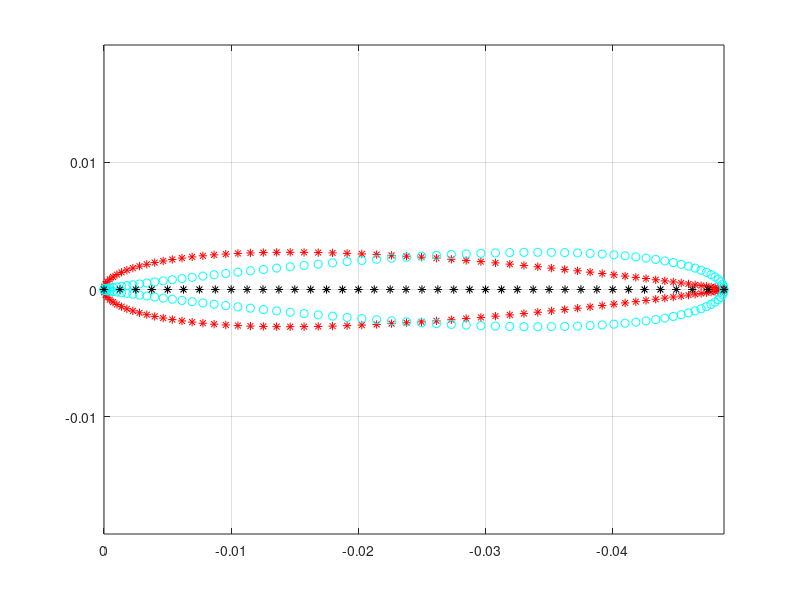

Source code (MATLAB): (Note: this script raises an error after producing the figure.)
clear all
close all
addpath(genpath('3DSolidGeneration'));

%% Input Data
Chord=0.0488;
p_c=20; % Tale valore decide da dove deve partire la trasizione
p_t=5;
l=0.3;
delta=30*pi/180;
beta=0*pi/180;
pitch=0*pi/180;
num=40;
PARA=1.5;
%% DATA
% Profile 2D Shape
Profile2D=importdata('Naca0012.dat');
%Essenziale mettere due volte lo zero!!
%Sistemo il plot in senso orario partendo da 0,0
Xp=-[Profile2D.data(2:67,1) ; fliplr(Profile2D.data(68:end,1)')'].*Chord;
Zp=[Profile2D.data(2:67,2) ; fliplr(Profile2D.data(68:end,2)')'].*Chord;
Xp_flip=-(Chord/2.*ones(size(Xp))+Xp)+Chord/2.*ones(size(Xp))-Chord;
Zp_flip=(Zp);
figure()
plot(Xp,Zp,'*r');
hold on
plot(Xp_flip,Zp_flip,'oc');
axis equal
set(gca,'Xdir','reverse')
[n,~]=size(Xp);
%Clock-wise direction regeneration
Xp_flip=[fliplr(Xp_flip(1:n/2)')';fliplr(Xp_flip(n/2+1:end)')'];
Zp_flip=[fliplr(Zp_flip(1:n/2)')';fliplr(Zp_flip(n/2+1:end)')'];
%%
C=linspace(0,-Chord,num);
figure(1)
plot(C,zeros(1,num),'*k');
hold on
grid on
U_Delta=[0 0 1];
%% corda che deve essere traslata e ruotata
P=[C;zeros(1,num);zeros(1,num)];
[X_trans,Z_trans] = Profile2d_Trans(Xp,Zp_flip,Zp,p_c*2-1);
X_2d_i=[ones(num-p_c,1)*Xp';X_trans;ones(num-p_c,1)*Xp_flip'];
Z_2d_i=[ones(num-p_c,1)*Zp';Z_trans;ones(num-p_c,1)*Zp_flip'];



D_i=[-delta.*ones(1,num-p_c) linspace(-delta,delta,2*p_c-1) delta.*ones(1,num-p_c)];
B_i_aer=[-beta.*ones(1,num) beta.*ones(1,num-1)];
D_i_aer=[-delta.*ones(1,num) delta.*ones(1,num-1)];
Fract=[1/4*ones(1,num-p_c) linspace(1/4,3/4,2*p_c-1) 3/4*ones(1,num-p_c)];
B_i=[-beta.*ones(1,num-p_c) linspace(-beta,beta,2*p_c-1) beta.*ones(1,num-p_c)];
P_i=[-pitch.*ones(1,num-p_c) linspace(-pitch,pitch,2*p_c-1) pitch.*ones(1,num-p_c)];
P_i=linspace(-pitch,pitch,2*num-1);

% Caso con matrici rotazione
%  D_i=[pi/2-delta.*ones(1,num-p_c) linspace(3/2*pi-delta,pi/2+delta,2*p_c-1) pi/2+delta.*ones(1,num-p_c)];
%  D_i_aer=[3/2*pi-delta.*ones(1,num) pi/2+delta.*ones(1,num-1)];

B_i_aer=[-beta.*ones(1,num-p_c) linspace(-beta,beta,2*p_c-1) beta.*ones(1,num-p_c)];

li=linspace(l,0,num-p_c);
Tx=[ -sin(delta).*li zeros(1,p_c*2-1) -sin(delta).*li];
Ty=[ -cos(delta).*li zeros(1,p_c*2-1) cos(delta).*li];
Tz=zeros(1,numel(Tx));
P_r=[];
P_center_r=[];

figure()
for i=1:num
    
    [P_1] = Rot_Point([0 0 1],D_i(i),P,[C(end)*PARA;0;0]); %Rotazione rispetto all'asse z, rispetto però al "bordo di uscita" del profilo
    P_1(1,:)=P_1(1,:)+Tx(i);
    P_1(2,:)=P_1(2,:)+Ty(i);
    [C_aer] = AerCenter(P_1,Chord,Fract(i));
    plot(P_1(1,:),P_1(2,:),'r');
    hold on
    U_beta= Rot_Point(U_Delta,D_i_aer(i),[1; 0 ;0],[Chord 0 0]'); %devo ottenere il versore ruotato da x a x2 (body)
    [C_aer_rot] = Rot_Point(U_beta,B_i_aer(i),C_aer,[0;0;0]);
    
    C_fin(:,i)=C_aer;
    C_fin_rot(:,i)=C_aer_rot;
    %Adesso devo ruotare la pala
end
set(gca,'Ydir','reverse')
set(gca,'Xdir','reverse')
axis equal
figure()
C_fin_rot(2,end)=0;
plot3(C_fin_rot(1,:),C_fin_rot(2,:),C_fin_rot(3,:),'ob');
hold on
plot3(C_fin(1,:),C_fin(2,:),C_fin(3,:),'*r');

set(gca,'Ydir','reverse')
set(gca,'Xdir','reverse')
axis equal
%%
P_tot=[];
for i=1:num%num*2-1
    %Ruoto il profilo sempre rispetto al centro aerodinamico
    P_2d=[X_2d_i(i,:);zeros(size(Z_2d_i(i,:)));Z_2d_i(i,:)];
    %P_2d=P;
    [P_fin] = Rot_Point([0 0 1],D_i(i),P_2d,[Fract(i)*C(end);0;0]); %Rotazione rispetto all'asse z, rispetto però al "bordo di uscita" del profilo
    U_beta= Rot_Point(U_Delta,D_i(i),[1; 0 ;0],[Fract(i)*C(end);0;0]); %devo ottenere il versore ruotato da x a x2 (body)
    [P_fin] = Rot_Point(U_beta,B_i(i),P_fin,[Fract(i)*C(end);0;0]);
    U_pitch_d= Rot_Point(U_Delta,D_i(i),[0; 1; 0 ],[Fract(i)*C(end);0;0]); % devo ottenre il versore ruotato da [0 1 0], ruotato di delta e poi di beta
    U_pitch= Rot_Point(U_beta,B_i(i),U_pitch_d,[Fract(i)*C(end);0;0]);
    %[C_aer] = AerCenter(P_fin,i,num,Chord);
    [P_fin] = Rot_Point(U_pitch ,P_i(i),P_fin,[Fract(i)*C(end);0;0]);
    
    % Fino a num sono sulla pala destra e il centro aerodinamico e c/4
%     sigma=D_i(i);
%     coning=B_i(i);
%     pitch=P_i(i);
%     Tj1=[sin(sigma)*cos(pitch)+cos(sigma)*sin(coning)*sin(pitch), -cos(sigma)*cos(pitch)+sin(sigma)*sin(coning)*sin(pitch), -cos(coning)*sin(pitch)
%     cos(sigma)*cos(coning), sin(sigma)*cos(coning), +sin(coning)
%     sin(sigma)*sin(pitch)-cos(sigma)*sin(coning)*cos(pitch), -cos(sigma)*sin(pitch)-sin(sigma)*sin(coning)*cos(pitch), cos(coning)*cos(pitch)];

%     P_fin=Tj1'*P_2d;

    P_fin(1,:)=P_fin(1,:)-Fract(i)*C(end)+C_fin_rot(1,i);
    P_fin(2,:)=P_fin(2,:)+C_fin_rot(2,i);
    P_fin(3,:)=P_fin(3,:)+C_fin_rot(3,i);
    hold on
    if i<=num-p_c
        
        P_r=[P_r;P_fin'];
    elseif  i>=num-p_c && i<=num+p_c
        P_center_r=[P_center_r;P_fin'];
    else
        P_l=[P_l;P_fin'];
    end
    if i==num-p_c
        P_prova=P_fin;
        P_add=(P_fin(:,1:66)+fliplr(P_fin(:,67:end)))'./2;
        P_center_r=[P_center_r;P_add];
    end
    P_tot=[P_tot;P_fin];
end
figure()
plot3(P_center_r(:,1),P_center_r(:,2),P_center_r(:,3),'*r');
hold on
quiver3(0,0,0,l*U_pitch(1),l*U_pitch(2),l*U_pitch(3),'g')
quiver3(0,0,0,l*U_beta(1),l*U_beta(2),l*U_beta(3),'k')
%plot3(P_l(:,1),P_l(:,2),P_l(:,3),'*c');

%plot3(C_aer(:,1),C_aer(:,2),C_aer(:,3),'*b');
set(gca,'Ydir','reverse')
set(gca,'Xdir','reverse')
axis equal

% Effettuo la triangolazione
% dt = delaunayTriangulation(P_l);
% [tri_l, Xb_l]=freeBoundary(dt);
shp = alphaShape(P_r,1);
[tri_r, xyz_r] = boundaryFacets(shp);
n=length(xyz_r);
shp = alphaShape(P_center_r,'HoleThreshold',20);
figure()
plot(shp)
[tri_rc, xyz_rc] = boundaryFacets(shp);
figure(10)
trisurf(tri_r,xyz_r(:,1),xyz_r(:,2),xyz_r(:,3),...
    'FaceColor','cyan','FaceAlpha',0.3)
hold on
trisurf(tri_rc,xyz_rc(:,1),xyz_rc(:,2),xyz_rc(:,3),...
    'FaceColor','cyan','FaceAlpha',0.3)
axis equal
% n=length(Xb_l);
pr=triangulation([tri_r;tri_rc+n],[xyz_r;xyz_rc]);
%pr=triangulation([tri_r],[Xb_r]);
stlwrite(pr, 'Pala_dx.stl');

%%

%%
P_l=[];
P_center_l=[];
figure()
for i=num+1:2*num-1
    
    [P_1] = Rot_Point([0 0 1],D_i(i),P,[C(end)*PARA;0;0]); %Rotazione rispetto all'asse z, rispetto però al "bordo di uscita" del profilo
    P_1(1,:)=P_1(1,:)+Tx(i);
    P_1(2,:)=P_1(2,:)+Ty(i);
    [C_aer] = AerCenter(P_1,Chord,Fract(i));
    plot(P_1(1,:),P_1(2,:),'r');
    hold on
    U_beta= Rot_Point(U_Delta,D_i_aer(i),[1; 0 ;0],[Chord 0 0]'); %devo ottenere il versore ruotato da x a x2 (body)
    [C_aer_rot] = Rot_Point(U_beta,B_i_aer(i),C_aer,[0;0;0]);
    
    C_fin(:,i)=C_aer;
    C_fin_rot(:,i)=C_aer_rot;
    %Adesso devo ruotare la pala
end
set(gca,'Ydir','reverse')
set(gca,'Xdir','reverse')
axis equal
figure()
plot3(C_fin_rot(1,num:end),C_fin_rot(2,num:end),C_fin_rot(3,num:end),'ob');
hold on
plot3(C_fin(1,num:end),C_fin(2,num:end),C_fin(3,num:end),'*r');

set(gca,'Ydir','reverse')
set(gca,'Xdir','reverse')
axis equal
%%
for i=num:num*2-1
    %Ruoto il profilo sempre rispetto al centro aerodinamico
    P_2d=[X_2d_i(i,:);zeros(size(Z_2d_i(i,:)));Z_2d_i(i,:)];
    %P_2d=P;
    [P_fin] = Rot_Point([0 0 1],D_i(i),P_2d,[Fract(i)*C(end);0;0]); %Rotazione rispetto all'asse z, rispetto però al "bordo di uscita" del profilo
    U_beta= Rot_Point(U_Delta,D_i(i),[1; 0 ;0],[Fract(i)*C(end);0;0]); %devo ottenere il versore ruotato da x a x2 (body)
    [P_fin] = Rot_Point(U_beta,B_i(i),P_fin,[Fract(i)*C(end);0;0]);
    U_pitch_d= Rot_Point(U_Delta,D_i(i),[0; 1; 0 ],[Fract(i)*C(end);0;0]); % devo ottenre il versore ruotato da [0 1 0], ruotato di delta e poi di beta
    U_pitch= Rot_Point(U_beta,B_i(i),U_pitch_d,[Fract(i)*C(end);0;0]);
    %[C_aer] = AerCenter(P_fin,i,num,Chord);
    [P_fin] = Rot_Point(U_pitch ,P_i(i),P_fin,[Fract(i)*C(end);0;0]);
    
    % Fino a num sono sulla pala destra e il centro aerodinamico e c/4
%          sigma=D_i(i);
%      coning=B_i(i);
%      pitch=P_i(i);
%      Tj1=[sin(sigma)*cos(pitch)+cos(sigma)*sin(coning)*sin(pitch), -cos(sigma)*cos(pitch)+sin(sigma)*sin(coning)*sin(pitch), -cos(coning)*sin(pitch)
%      cos(sigma)*cos(coning), sin(sigma)*cos(coning), +sin(coning)
%      sin(sigma)*sin(pitch)-cos(sigma)*sin(coning)*cos(pitch), -cos(sigma)*sin(pitch)-sin(sigma)*sin(coning)*cos(pitch), cos(coning)*cos(pitch)];
%  
%      P_fin=Tj1'*P_2d;

    P_fin(1,:)=P_fin(1,:)-Fract(i)*C(end)+C_fin_rot(1,i);
    P_fin(2,:)=P_fin(2,:)+C_fin_rot(2,i);
    P_fin(3,:)=P_fin(3,:)+C_fin_rot(3,i);
    hold on
    if i>=num+p_c
        
        P_l=[P_l;P_fin'];
    else
        P_center_l=[P_center_l;P_fin'];
    
        
    end
    if i>num
     P_tot=[P_tot;P_fin];
    end
end
figure()
plot3(P_l(:,1),P_l(:,2),P_l(:,3),'*r');
hold on
quiver3(0,0,0,l*U_pitch(1),l*U_pitch(2),l*U_pitch(3),'g')
quiver3(0,0,0,l*U_beta(1),l*U_beta(2),l*U_beta(3),'k')
%plot3(P_l(:,1),P_l(:,2),P_l(:,3),'*c');

%plot3(C_aer(:,1),C_aer(:,2),C_aer(:,3),'*b');
set(gca,'Ydir','reverse')
set(gca,'Xdir','reverse')
axis equal

% Effettuo la triangolazione
% dt = delaunayTriangulation(P_l);
% [tri_l, Xb_l]=freeBoundary(dt);
shp = alphaShape(P_l,1);
[tri_l, xyz_l] = boundaryFacets(shp);
n=length(xyz_l);
shp = alphaShape(P_center_l,0.5,'HoleThreshold',0.02);
[tri_lc, xyz_lc] = boundaryFacets(shp);
tri = delaunay(P_center_l);
figure(72)

trimesh(tri, P_center_l(:,1), P_center_l(:,2), P_center_l(:,3),'EdgeColor','k');
figure(10)
trisurf(tri_l,xyz_l(:,1),xyz_l(:,2),xyz_l(:,3),...
    'FaceColor','red','FaceAlpha',0.3)
hold on
trisurf(tri_lc,xyz_lc(:,1),xyz_lc(:,2),xyz_lc(:,3),...
    'FaceColor','red','FaceAlpha',0.3)
axis equal
% n=length(Xb_l);
pr=triangulation([tri_l;tri_lc+n],[xyz_l;xyz_lc]);
%pr=triangulation([tri_r],[Xb_r]);
stlwrite(pr, 'Pala_sx.stl');
nr=length(xyz_r);
nrc=length(xyz_rc);
nlc=length(xyz_lc);
tri_tot=[tri_r;tri_rc+nr;tri_lc+nr+nrc;tri_l+nr+nrc+nlc];
xyz_tot=[xyz_r;xyz_rc;xyz_lc;xyz_l];
pr_fin=triangulation(tri_tot,xyz_tot);
stlwrite(pr_fin, 'Boom.stl');
% %%
%  RBP=RigidBodyParams(pr_fin);
%  CG=RBP.centroid;
%  
%  xyz_tot_CG=[xyz_tot(:,1)-CG(1) xyz_tot(:,2)-CG(2) xyz_tot(:,3)-CG(3)];
%  pr_CG=triangulation(tri_tot,xyz_tot_CG);
%  RBP_CG=RigidBodyParams(pr_CG);
%  m=0.13
%  Rho=m/RBP_CG.volume;
%  I=Rho*RBP_CG.inertia_tensor
%  
%  CG=RBP_CG.centroid;
%  %% calcolo inerzia rispetto agli assi baricentrali
% stlwrite(pr_CG, 'prova.stl');
%Create the complete solid
save('Profile3D','P_tot','p_c','num');

clear all
close all

figure()
for i=1:2*num-1
    plot3(P_tot(3*i-2,:),P_tot(3*i-1,:),P_tot(3*i,:),'*r');
    hold on
    axis equal
end
% Start assembly each solid
figure()
n_prec=0;
tr=[];
xyz=[];
for i=2:2*num-1
    P_prec=P_tot(3*(i-1)-2:3*(i-1),:);
    P_succ=P_tot(3*i-2:3*i,:);
    P_i=[P_prec';P_succ'];
    shp = alphaShape(P_i,1);
    [tr_i, xyz_i] = boundaryFacets(shp);
    n_succ=length(xyz_i)+n_prec;
        tr=[tr;tr_i+n_prec];
    xyz=[xyz;xyz_i];
    n_prec=n_succ;
    plot(shp)
    hold on
end

pr_fin=triangulation(tr,xyz);
stlwrite(pr_fin, 'Boom.stl');